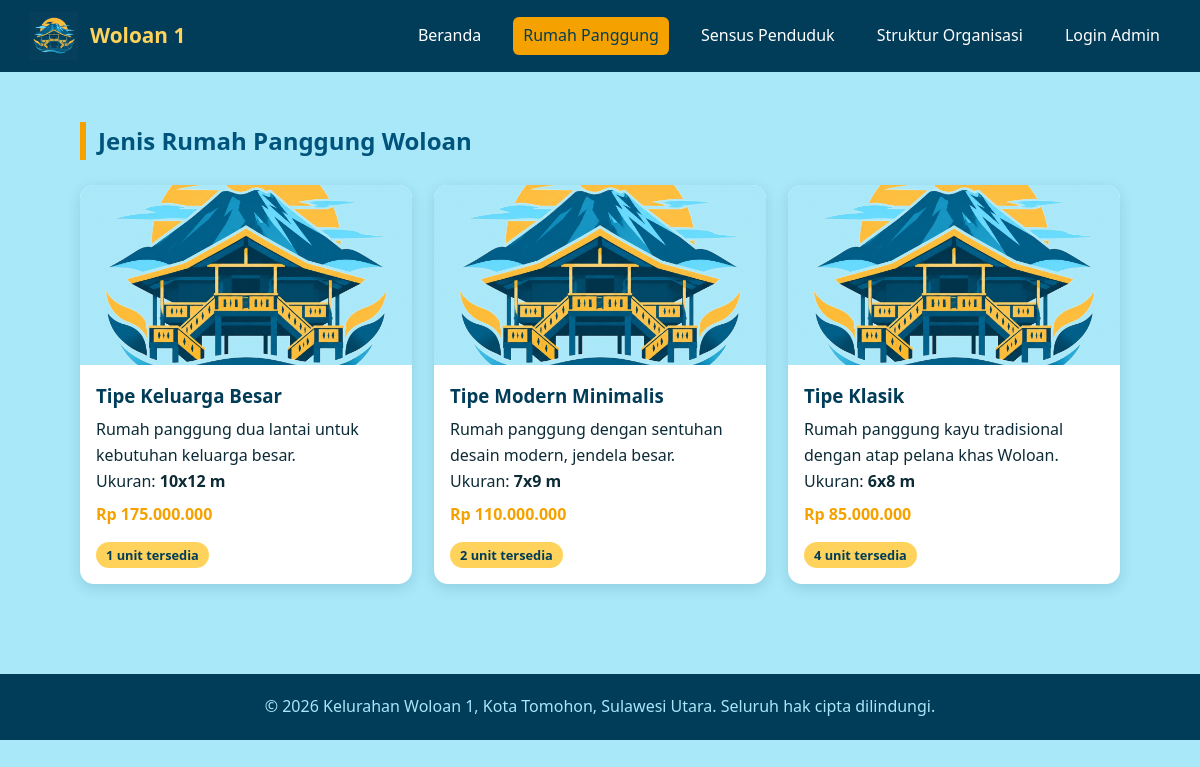
The app's page /rumah-panggung.php with its own data.
### tables this page shows
CREATE TABLE IF NOT EXISTS rumah_panggung (
    id INT AUTO_INCREMENT PRIMARY KEY,
    nama_tipe VARCHAR(100) NOT NULL,
    deskripsi TEXT,
    ukuran VARCHAR(50),
    harga_estimasi DECIMAL(15,2) DEFAULT 0,
    jumlah_tersedia INT DEFAULT 0,
    foto VARCHAR(255) DEFAULT NULL,
    created_at TIMESTAMP DEFAULT CURRENT_TIMESTAMP,
    updated_at TIMESTAMP DEFAULT CURRENT_TIMESTAMP ON UPDATE CURRENT_TIMESTAMP
);

### rumah-panggung.php (the view, shortened to what this page needs)
<?php
require 'config/database.php';
$items = $pdo->query("SELECT * FROM rumah_panggung ORDER BY id DESC")->fetchAll();
require 'includes/header.php';
?>
<section class="section">
    <h2>Jenis Rumah Panggung Woloan</h2>
    <div class="grid">
        <?php foreach ($items as $r): ?>
        <div class="card">
            <img src="<?= $r['foto'] ? 'assets/img/rumah/'.htmlspecialchars($r['foto']) : 'assets/img/logo.png' ?>" alt="<?= htmlspecialchars($r['nama_tipe']) ?>">
            <div class="card-body">
                <h3><?= htmlspecialchars($r['nama_tipe']) ?></h3>
                <p><?= nl2br(htmlspecialchars($r['deskripsi'])) ?></p>
                <p>Ukuran: <strong><?= htmlspecialchars($r['ukuran']) ?></strong></p>
                <div class="price">Rp <?= number_format($r['harga_estimasi'], 0, ',', '.') ?></div>
                <span class="badge"><?= (int)$r['jumlah_tersedia'] ?> unit tersedia</span>
            </div>
        </div>
        <?php endforeach; ?>
    </div>
</section>
<?php require 'includes/footer.php'; ?>

### includes/header.php (shortened to what this page needs)
<?php $current = basename($_SERVER['PHP_SELF']); ?>
<!DOCTYPE html>
<html lang="id">
<head>
<link rel="stylesheet" href="assets/css/style.css">
</head>
<body>
<header class="navbar">
    <a class="brand" href="index.php">
        <img src="assets/img/logo.png" alt="Logo Woloan 1">
        <span>Woloan 1</span>
    </a>
    <nav>
        <a href="index.php" class="<?= $current=='index.php'?'active':'' ?>">Beranda</a>
        <a href="rumah-panggung.php" class="<?= $current=='rumah-panggung.php'?'active':'' ?>">Rumah Panggung</a>
        <a href="sensus.php" class="<?= $current=='sensus.php'?'active':'' ?>">Sensus Penduduk</a>
        <a href="struktur.php" class="<?= $current=='struktur.php'?'active':'' ?>">Struktur Organisasi</a>
        <a href="admin/login.php">Login Admin</a>
    </nav>
</header>

### includes/footer.php
<footer>
    &copy; <?= date('Y') ?> Kelurahan Woloan 1, Kota Tomohon, Sulawesi Utara. Seluruh hak cipta dilindungi.
</footer>
</body>
</html>

### assets/css/style.css (style rules this page uses)
:root { --light-blue: #A8E8F9; --mid-blue: #00537A; --dark-navy: #013C58; --orange: #F5A201; --orange-lt: #FFBA42; --yellow: #FFD35B; --text-dark: #0d2b36; --white: #ffffff; }
* { box-sizing: border-box; margin: 0; padding: 0; }
body { font-family: 'Segoe UI', Arial, sans-serif; background: var(--light-blue); color: var(--text-dark); line-height: 1.6; }
a { text-decoration: none; color: inherit; }
img { max-width: 100%; display: block; }
.navbar { background: var(--dark-navy); display: flex; align-items: center; justify-content: space-between; padding: 12px 30px; flex-wrap: wrap; }
.navbar .brand { display: flex; align-items: center; gap: 12px; }
.navbar .brand img { height: 48px; width: auto; }
.navbar .brand span { color: var(--yellow); font-weight: 700; font-size: 1.3rem; }
.navbar nav { display: flex; gap: 22px; flex-wrap: wrap; }
.navbar nav a { color: var(--white); font-weight: 500; padding: 6px 10px; border-radius: 6px; transition: background .2s; }
.navbar nav a:hover, .navbar nav a.active { background: var(--orange); color: var(--dark-navy); }
.section { padding: 50px 30px; max-width: 1100px; margin: 0 auto; }
.section h2 { color: var(--mid-blue); margin-bottom: 25px; border-left: 6px solid var(--orange); padding-left: 12px; }
.grid { display: grid; grid-template-columns: repeat(auto-fit, minmax(260px, 1fr)); gap: 22px; }
.card { background: var(--white); border-radius: 14px; overflow: hidden; box-shadow: 0 4px 14px rgba(1, 60, 88, 0.15); transition: transform .2s; }
.card img { height: 180px; width: 100%; object-fit: cover; background: var(--light-blue); }
.card .card-body { padding: 16px; }
.card h3 { color: var(--dark-navy); margin-bottom: 6px; }
.card .price { color: var(--orange); font-weight: 700; margin: 8px 0; }
.card .badge { display: inline-block; background: var(--yellow); color: var(--dark-navy); font-size: .8rem; font-weight: 700; padding: 3px 10px; border-radius: 20px; margin-top: 6px; }
footer { background: var(--dark-navy); color: var(--light-blue); text-align: center; padding: 20px; margin-top: 40px; }

### records on screen
rumah_panggung: nama_tipe "Tipe Keluarga Besar", deskripsi "Rumah panggung dua lantai untuk kebutuhan keluarga besar.", ukuran "10x12 m", harga_estimasi "175.000.000", jumlah_tersedia "1"
rumah_panggung: nama_tipe "Tipe Modern Minimalis", deskripsi "Rumah panggung dengan sentuhan desain modern, jendela besar.", ukuran "7x9 m", harga_estimasi "110.000.000", jumlah_tersedia "2"
rumah_panggung: nama_tipe "Tipe Klasik", deskripsi "Rumah panggung kayu tradisional dengan atap pelana khas Woloan.", ukuran "6x8 m", harga_estimasi "85.000.000", jumlah_tersedia "4"
